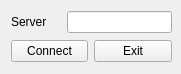
<?xml version="1.0" encoding="UTF-8"?>
<ui version="4.0">
 <class>ConnectWindow</class>
 <widget class="QMainWindow" name="ConnectWindow">
  <property name="geometry">
   <rect>
    <x>0</x>
    <y>0</y>
    <width>181</width>
    <height>74</height>
   </rect>
  </property>
  <property name="windowTitle">
   <string>Dots and Boxes</string>
  </property>
  <widget class="QWidget" name="centralwidget">
   <widget class="QWidget" name="layoutWidget">
    <property name="geometry">
     <rect>
      <x>11</x>
      <y>10</y>
      <width>161</width>
      <height>54</height>
     </rect>
    </property>
    <layout class="QVBoxLayout" name="verticalLayout">
     <item>
      <layout class="QHBoxLayout" name="horizontalLayout">
       <item>
        <widget class="QLabel" name="label">
         <property name="text">
          <string>Server</string>
         </property>
        </widget>
       </item>
       <item>
        <spacer name="horizontalSpacer">
         <property name="orientation">
          <enum>Qt::Horizontal</enum>
         </property>
         <property name="sizeHint" stdset="0">
          <size>
           <width>18</width>
           <height>20</height>
          </size>
         </property>
        </spacer>
       </item>
       <item>
        <widget class="QLineEdit" name="serverLine"/>
       </item>
      </layout>
     </item>
     <item>
      <layout class="QHBoxLayout" name="horizontalLayout_2">
       <item>
        <spacer name="horizontalSpacer_2">
         <property name="orientation">
          <enum>Qt::Horizontal</enum>
         </property>
         <property name="sizeHint" stdset="0">
          <size>
           <width>40</width>
           <height>20</height>
          </size>
         </property>
        </spacer>
       </item>
       <item>
        <widget class="QPushButton" name="connectBUtton">
         <property name="text">
          <string>Connect</string>
         </property>
        </widget>
       </item>
       <item>
        <widget class="QPushButton" name="exitButton">
         <property name="text">
          <string>Exit</string>
         </property>
        </widget>
       </item>
      </layout>
     </item>
    </layout>
   </widget>
  </widget>
 </widget>
 <resources/>
 <connections/>
</ui>
